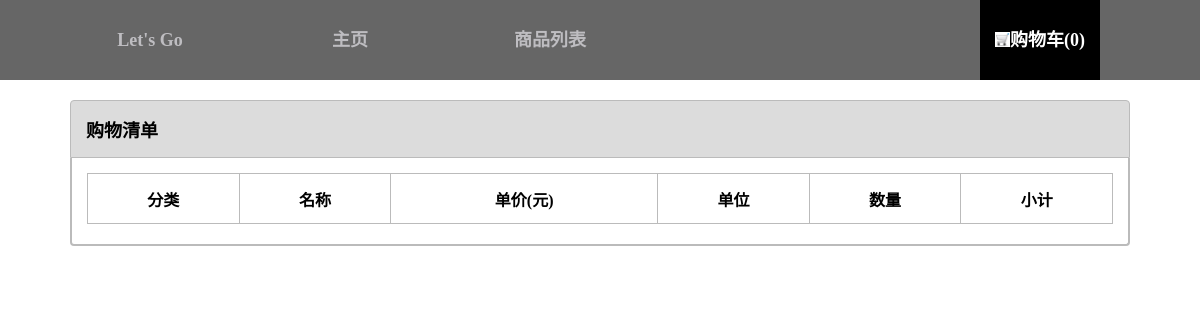
Before: /shopping_cart with the older database file.
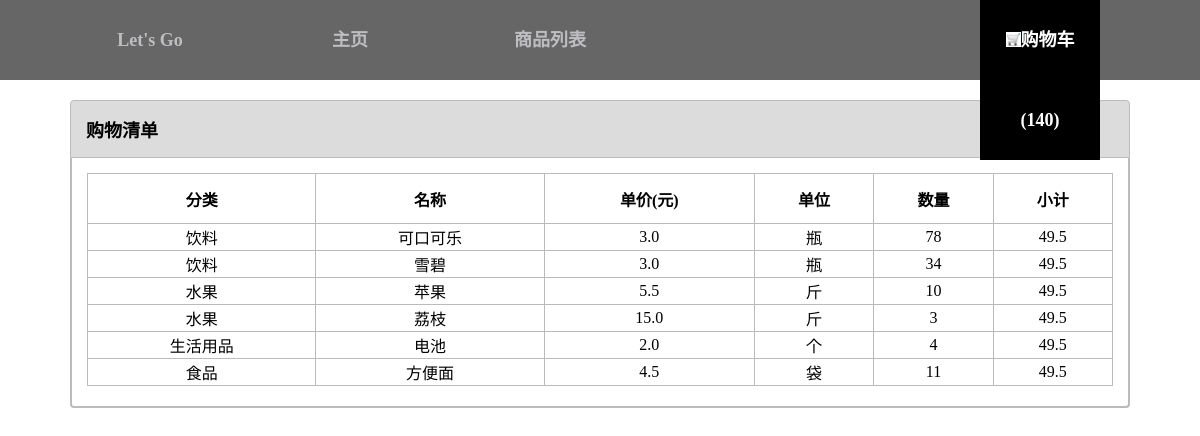
After: the same page with the newer database file.
### post/models.py (models this page shows, shortened)
class PurchasedItems(models.Model):
    count=models.IntegerField(default=1,null=False)
    goods_id=models.IntegerField(default=1,null=False)
    classification=models.CharField(max_length=10,default='')
    name= models.CharField(max_length=10,default='')
    price=models.FloatField(max_length=10,default=0)
    unit=models.CharField(max_length=10,default='')
    subtotal= models.FloatField(max_length=10, default=0)
    @classmethod
    def shopping_cart(cls):
        sum_count = 0
        for count  in PurchasedItems.objects.all():
            sum_count = sum_count + count.count
        return sum_count
    @classmethod
    def subtotal(cls):
        subtotal = 0
        for count in PurchasedItems.objects.all():
            subtotal=count.count*count.price
        return subtotal

### post/views.py (the view)
# urls.py: url(r'^shopping_cart$', views.shopping_cart, name='shopping_cart'),
def shopping_cart(request):
    carts=PurchasedItems.objects.all()
    print(PurchasedItems.subtotal())
    return render(request, 'post/shopping_cart.html', {'carts':carts, 'sum_count':PurchasedItems.shopping_cart(),'subtotal':PurchasedItems.subtotal()})

### post/templates/post/shopping_cart.html
{% extends 'post/base.html' %}
{% load staticfiles %}
{% block head %}
    <link rel="stylesheet" href="{% static 'css/shopping_cart.css' %}">
{% endblock head %}
{% block shopping_cart%}active{% endblock shopping_cart %}
{% block content %}
    <div class="list">
        <h1>购物清单</h1>
    </div>
    <div class="groove">
        <table>
            <tr>
                <th>分类</th>
                <th>名称</th>
                <th>单价(元)</th>
                <th>单位</th>
                <th>数量</th>
                <th>小计</th>
            </tr>
            {% for post in carts %}
                <tr>
                    <td> {{ post.classification }}</td>
                    <td>{{ post.name }}</td>
                    <td> {{ post.price }}</td>
                    <td>{{ post.unit }} </td>
                    <td>{{ post.count }}</td>
                    <td>{{subtotal }}</td>
                </tr>
            {% endfor %}
        </table>
    </div>
{% endblock content %}

Changed rows visible on the page:
added PurchasedItems: classification "饮料", name "可口可乐", price "3.0", unit "瓶", count "78", subtotal "49.5"
added PurchasedItems: classification "饮料", name "雪碧", price "3.0", unit "瓶", count "34", subtotal "49.5"
added PurchasedItems: classification "水果", name "苹果", price "5.5", unit "斤", count "10", subtotal "49.5"
added PurchasedItems: classification "水果", name "荔枝", price "15.0", unit "斤", count "3", subtotal "49.5"
added PurchasedItems: classification "生活用品", name "电池", price "2.0", unit "个", count "4", subtotal "49.5"
added PurchasedItems: classification "食品", name "方便面", price "4.5", unit "袋", count "11", subtotal "49.5"
Other visible differences:
{{ sum_count }}: "0" → "140"
